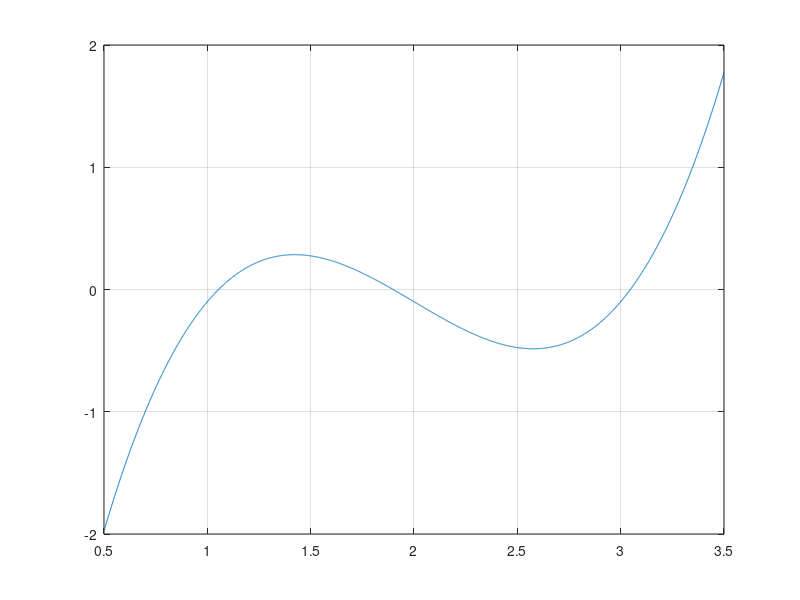

Write the MATLAB code that produced this figure. (Note: this script raises an error after producing the figure.)
clear
clc
close all

% modsec test
% Trying to solve equation for second Lagrange point to test
% modified secant root-finding function
% Parameters and Equation taken from https://en.wikipedia.org/wiki/Lagrange_point

f = @(x) x.^3 - 6*x.^2 + 11*x - 6.1;
x_plot = 0.5:0.001:3.5;
plot(x_plot, f(x_plot))
grid on;
pturb = 0.01;
piersonmodsec(f, pturb, 1)
piersonmodsec(f, pturb, 1.6)
piersonmodsec(f, pturb, 3)

% L2 equation
% M1/(R + r)^2 + M2/r^2 = (M1*R/(M1+M2) + r) * (M1 + M2)/R^3
% define variables L2
M1 = 1.9891 * 10^30; % kg mass of Sun
M2 = 5.972 * 10^24; % kg mass of Earth
R = 1.496* 10^8; % km distance btw Earth/Sun

both = M1+M2;
both_R3 = both/R^3;
M1_R = M1 * R;

L2 = @(r) (M1_R/both + r)*(both/R^3)-M1/(R+r)^2 - M2/r^2;
piersonmodsec(L2, 0.00005, 180000,0.1, 1000)